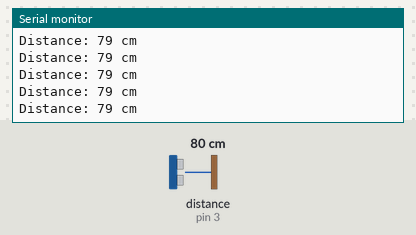
A sketch run on a simulated Arduino Uno, built with avr-gcc and run on an emulated ATmega328P. Shown: the last lines printed to the serial monitor. Wiring (inferred from the names in the program): ultrasonic range finder: trigger pin 2; echo pin 3. The inputs (shaded band) are chosen by the test bench; at power-on: distance to the obstacle (sensor on pin 3) 80 cm. The echo pulse lasts 58.3 µs per cm.

Above: at 1.2 s.
1.3 s: distance to the obstacle (sensor on pin 3) set to 2 cm
At 2.1 s:
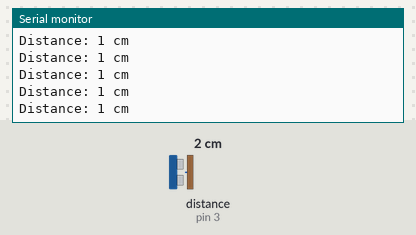
4.3 s: distance to the obstacle (sensor on pin 3) set to 18 cm
At 4.9 s:
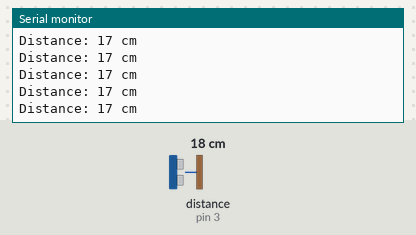
7.3 s: distance to the obstacle (sensor on pin 3) set to 120 cm
At 8.4 s:
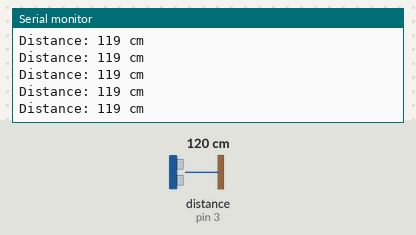
10.3 s: distance to the obstacle (sensor on pin 3) set to 4 cm
At 11.3 s:
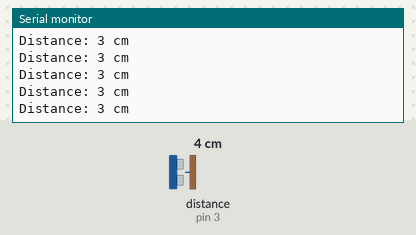
13.3 s: distance to the obstacle (sensor on pin 3) set to 35 cm
At 14.1 s:
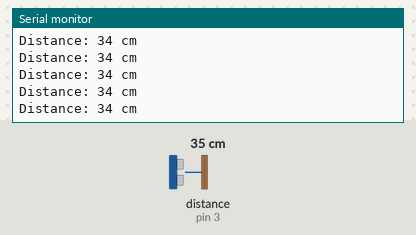
16.3 s: distance to the obstacle (sensor on pin 3) set to 9 cm
At 16.8 s:
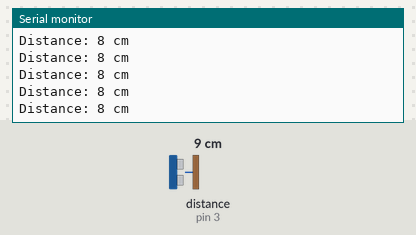
Timing chart, 0 to 19.3 s (numbered marks = the images above; inputs shaded):
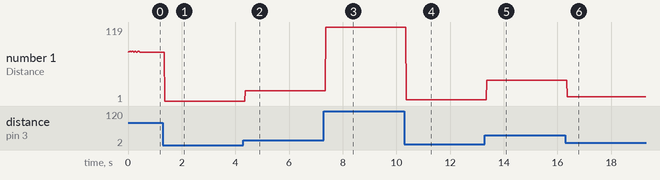

The sketch:

HC-SR04.ino
```cpp
#define echoPin 3
#define trigPin 2

long duration;
int distance;

void setup() {
  pinMode(trigPin, OUTPUT);
  pinMode(echoPin, INPUT);
  Serial.begin(9600);
}

void loop() {
  digitalWrite(trigPin, LOW);
  delayMicroseconds(2);

  // Sproži HC-SR04 meritev
  digitalWrite(trigPin, HIGH);
  delayMicroseconds(10);
  digitalWrite(trigPin, LOW);

  // Prebere echoPin in vrne čas potovanja zvoka [µs]
  duration = pulseIn(echoPin, HIGH);

  // Hitrost zvoka pri 20°C = 343 m/s
  distance = duration * 0.0343 / 2;

  Serial.print("Distance: ");
  Serial.print(distance);
  Serial.println(" cm");
  delay(10);
}
```

Measured:
- after the input at 1.3 s, the serial monitor: prints a new line after 0.07 s (image 1)
- after the input at 4.3 s, the serial monitor: prints a new line after 0.06 s (image 2)
- after the input at 7.3 s, the serial monitor: prints a new line after 0.07 s (image 3)
- after the input at 10.3 s, the serial monitor: prints a new line after 0.06 s (image 4)
- after the input at 13.3 s, the serial monitor: prints a new line after 0.06 s (image 5)
- after the input at 16.3 s, the serial monitor: prints a new line after 0.06 s (image 6)
- plotted number 1: 79 → 1 after the input at 1.3 s, 1 → 17 after the input at 4.3 s, 17 → 119 after the input at 7.3 s, 119 → 3 after the input at 10.3 s, 3 → 34 after the input at 13.3 s
